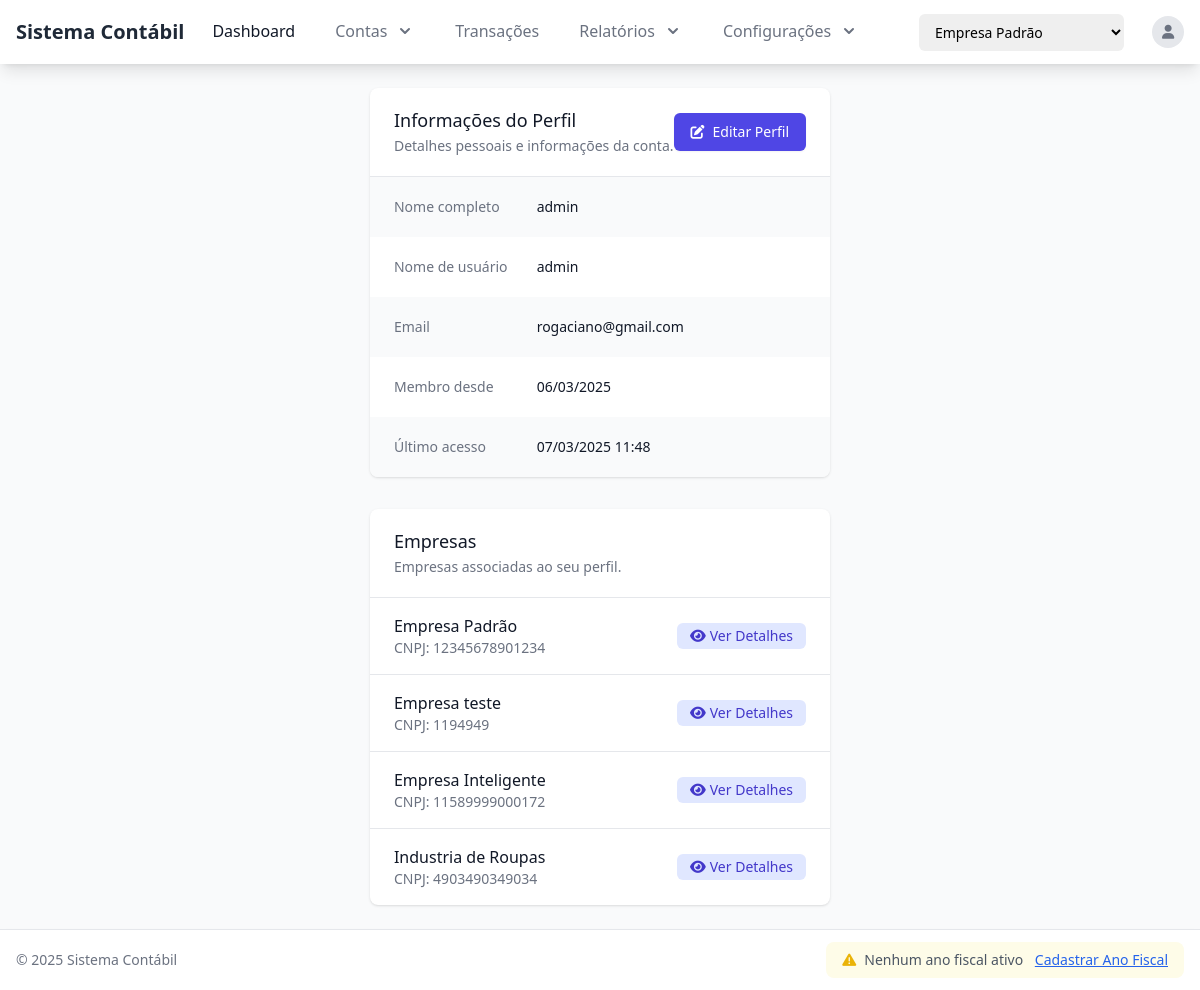
/accounts/profile/ (signed in), run on an earlier commit of the app's database.
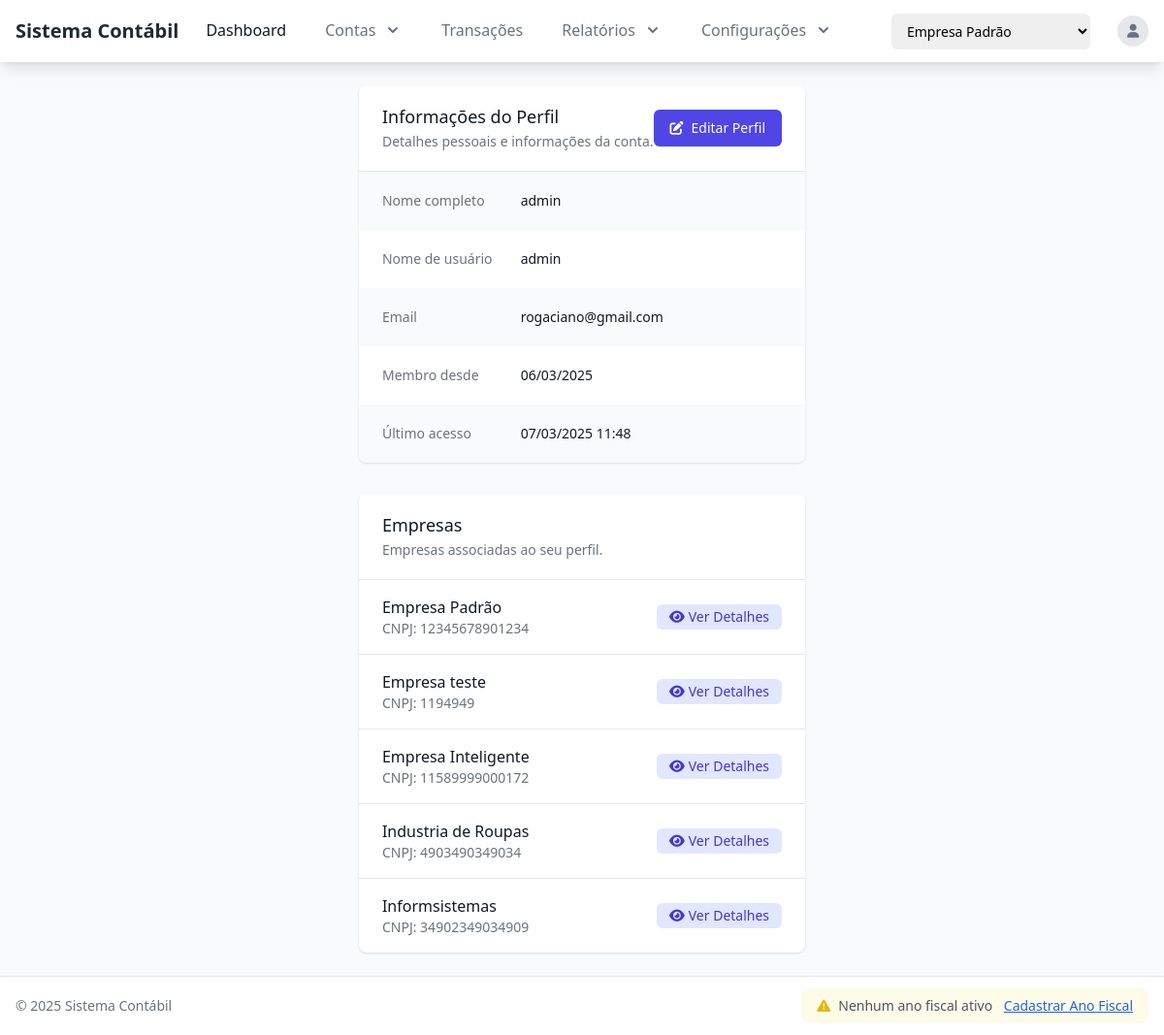
And on a later commit of the database.
### accounts/models.py (models this page shows, shortened)
class Company(models.Model):
    name = models.CharField(_('Nome'), max_length=100)
    tax_id = models.CharField(_('CNPJ'), max_length=14, unique=True)
    address = models.TextField(_('Endereço'), blank=True)
    phone = models.CharField(_('Telefone'), max_length=20, blank=True)
    email = models.EmailField(_('Email'), blank=True)
    created_at = models.DateTimeField(_('Criado em'), auto_now_add=True)
    updated_at = models.DateTimeField(_('Atualizado em'), auto_now=True)
    class Meta:
        verbose_name = _('Empresa')
        verbose_name_plural = _('Empresas')

### accounts/views.py (the view)
# urls.py: path('profile/', views.UserProfileView.as_view(), name='user_profile'),
class UserProfileView(LoginRequiredMixin, DetailView):
    model = UserProfile
    template_name = 'accounts/user_profile.html'
    context_object_name = 'profile'
    def get_object(self, queryset=None):
        return self.request.user.profile

### core/context_processors.py (called while the page is built)
def active_fiscal_year(request):
    context = {
        'active_fiscal_year': None
    }
    if hasattr(request, 'current_company') and request.current_company:
        today = date.today()
        fiscal_year = FiscalYear.objects.filter(
            company=request.current_company,
            start_date__lte=today,
            end_date__gte=today,
            is_closed=False
        ).first()
        context['active_fiscal_year'] = fiscal_year
    return context

### templates/accounts/user_profile.html (shortened to what this page needs)
{% extends 'base.html' %}
{% load static %}
{% block content %}
<div class="bg-white shadow overflow-hidden sm:rounded-lg">
    <div class="px-4 py-5 sm:px-6 flex justify-between items-center">
        <div>
            <h3 class="text-lg leading-6 font-medium text-gray-900">Informações do Perfil</h3>
            <p class="mt-1 max-w-2xl text-sm text-gray-500">Detalhes pessoais e informações da conta.</p>
        </div>
        <a href="{% url 'user_profile_edit' %}" class="inline-flex items-center px-4 py-2 border border-transparent rounded-md shadow-sm text-sm font-medium text-white bg-indigo-600 hover:bg-indigo-700 focus:outline-none focus:ring-2 focus:ring-offset-2 focus:ring-indigo-500">
            <i class="fas fa-edit mr-2"></i> Editar Perfil
        </a>
    </div>
    <div class="border-t border-gray-200">
        <dl>
            <div class="bg-gray-50 px-4 py-5 sm:grid sm:grid-cols-3 sm:gap-4 sm:px-6">
                <dt class="text-sm font-medium text-gray-500">Nome completo</dt>
                <dd class="mt-1 text-sm text-gray-900 sm:mt-0 sm:col-span-2">{{ user.get_full_name|default:user.username }}</dd>
            </div>
            <div class="bg-white px-4 py-5 sm:grid sm:grid-cols-3 sm:gap-4 sm:px-6">
                <dt class="text-sm font-medium text-gray-500">Nome de usuário</dt>
                <dd class="mt-1 text-sm text-gray-900 sm:mt-0 sm:col-span-2">{{ user.username }}</dd>
            </div>
            <div class="bg-gray-50 px-4 py-5 sm:grid sm:grid-cols-3 sm:gap-4 sm:px-6">
                <dt class="text-sm font-medium text-gray-500">Email</dt>
                <dd class="mt-1 text-sm text-gray-900 sm:mt-0 sm:col-span-2">{{ user.email|default:"Não informado" }}</dd>
            </div>
            <div class="bg-white px-4 py-5 sm:grid sm:grid-cols-3 sm:gap-4 sm:px-6">
                <dt class="text-sm font-medium text-gray-500">Membro desde</dt>
                <dd class="mt-1 text-sm text-gray-900 sm:mt-0 sm:col-span-2">{{ user.date_joined|date:"d/m/Y" }}</dd>
            </div>
            <div class="bg-gray-50 px-4 py-5 sm:grid sm:grid-cols-3 sm:gap-4 sm:px-6">
                <dt class="text-sm font-medium text-gray-500">Último acesso</dt>
                <dd class="mt-1 text-sm text-gray-900 sm:mt-0 sm:col-span-2">{{ user.last_login|date:"d/m/Y H:i"|default:"Nunca" }}</dd>
            </div>
        </dl>
    </div>
</div>
<div class="mt-8 bg-white shadow overflow-hidden sm:rounded-lg">
    <div class="px-4 py-5 sm:px-6">
        <h3 class="text-lg leading-6 font-medium text-gray-900">Empresas</h3>
        <p class="mt-1 max-w-2xl text-sm text-gray-500">Empresas associadas ao seu perfil.</p>
    </div>
    <div class="border-t border-gray-200">
        {% if profile.companies.exists %}
        <ul class="divide-y divide-gray-200">
            {% for company in profile.companies.all %}
            <li class="px-4 py-4 sm:px-6 flex justify-between items-center">
                <div>
                    <h4 class="text-md font-medium text-gray-900">{{ company.name }}</h4>
                    <p class="text-sm text-gray-500">CNPJ: {{ company.tax_id }}</p>
                </div>
                <a href="{% url 'company_detail' company.id %}" class="inline-flex items-center px-3 py-1 border border-transparent text-sm leading-4 font-medium rounded-md text-indigo-700 bg-indigo-100 hover:bg-indigo-200 focus:outline-none focus:ring-2 focus:ring-offset-2 focus:ring-indigo-500">
                    <i class="fas fa-eye mr-1"></i> Ver Detalhes
                </a>
            </li>
            {% endfor %}
        </ul>
        {% endif %}
    </div>
</div>
{% endblock %}

What changed in the data, as far as the page shows it:
added Company: name "Informsistemas", tax_id "34902349034909"
